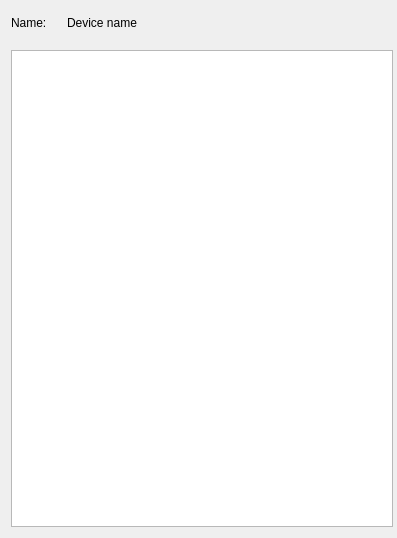
<?xml version="1.0" encoding="UTF-8"?>
<ui version="4.0">
 <class>zmNodeInfo</class>
 <widget class="QWidget" name="zmNodeInfo">
  <property name="geometry">
   <rect>
    <x>0</x>
    <y>0</y>
    <width>397</width>
    <height>538</height>
   </rect>
  </property>
  <property name="sizePolicy">
   <sizepolicy hsizetype="MinimumExpanding" vsizetype="Preferred">
    <horstretch>0</horstretch>
    <verstretch>0</verstretch>
   </sizepolicy>
  </property>
  <property name="windowTitle">
   <string>Form</string>
  </property>
  <layout class="QVBoxLayout" name="verticalLayout">
   <property name="spacing">
    <number>20</number>
   </property>
   <property name="topMargin">
    <number>16</number>
   </property>
   <property name="rightMargin">
    <number>4</number>
   </property>
   <item>
    <layout class="QFormLayout" name="formLayout">
     <item row="0" column="0">
      <widget class="QLabel" name="deviceNameLabel">
       <property name="text">
        <string>Name:</string>
       </property>
      </widget>
     </item>
     <item row="0" column="1">
      <widget class="QLabel" name="deviceName">
       <property name="enabled">
        <bool>true</bool>
       </property>
       <property name="font">
        <font>
         <weight>50</weight>
         <bold>false</bold>
        </font>
       </property>
       <property name="frameShape">
        <enum>QFrame::NoFrame</enum>
       </property>
       <property name="text">
        <string notr="true">Device name</string>
       </property>
       <property name="alignment">
        <set>Qt::AlignLeading|Qt::AlignLeft|Qt::AlignVCenter</set>
       </property>
       <property name="textInteractionFlags">
        <set>Qt::LinksAccessibleByMouse|Qt::TextSelectableByMouse</set>
       </property>
      </widget>
     </item>
    </layout>
   </item>
   <item>
    <widget class="QTreeView" name="tableView">
     <property name="sizePolicy">
      <sizepolicy hsizetype="Preferred" vsizetype="Expanding">
       <horstretch>0</horstretch>
       <verstretch>0</verstretch>
      </sizepolicy>
     </property>
     <property name="minimumSize">
      <size>
       <width>0</width>
       <height>0</height>
      </size>
     </property>
     <property name="styleSheet">
      <string notr="true">QTreeView::item {
   position: absolute;
    left: 28px;
}

</string>
     </property>
     <property name="frameShape">
      <enum>QFrame::StyledPanel</enum>
     </property>
     <property name="frameShadow">
      <enum>QFrame::Sunken</enum>
     </property>
     <property name="verticalScrollBarPolicy">
      <enum>Qt::ScrollBarAsNeeded</enum>
     </property>
     <property name="horizontalScrollBarPolicy">
      <enum>Qt::ScrollBarAlwaysOff</enum>
     </property>
     <property name="editTriggers">
      <set>QAbstractItemView::NoEditTriggers</set>
     </property>
     <property name="showDropIndicator" stdset="0">
      <bool>false</bool>
     </property>
     <property name="alternatingRowColors">
      <bool>true</bool>
     </property>
     <property name="selectionMode">
      <enum>QAbstractItemView::NoSelection</enum>
     </property>
     <property name="iconSize">
      <size>
       <width>8</width>
       <height>8</height>
      </size>
     </property>
     <property name="indentation">
      <number>0</number>
     </property>
     <property name="rootIsDecorated">
      <bool>true</bool>
     </property>
     <property name="uniformRowHeights">
      <bool>true</bool>
     </property>
     <property name="headerHidden">
      <bool>true</bool>
     </property>
     <property name="expandsOnDoubleClick">
      <bool>false</bool>
     </property>
     <attribute name="headerVisible">
      <bool>false</bool>
     </attribute>
    </widget>
   </item>
  </layout>
 </widget>
 <resources/>
 <connections/>
</ui>
